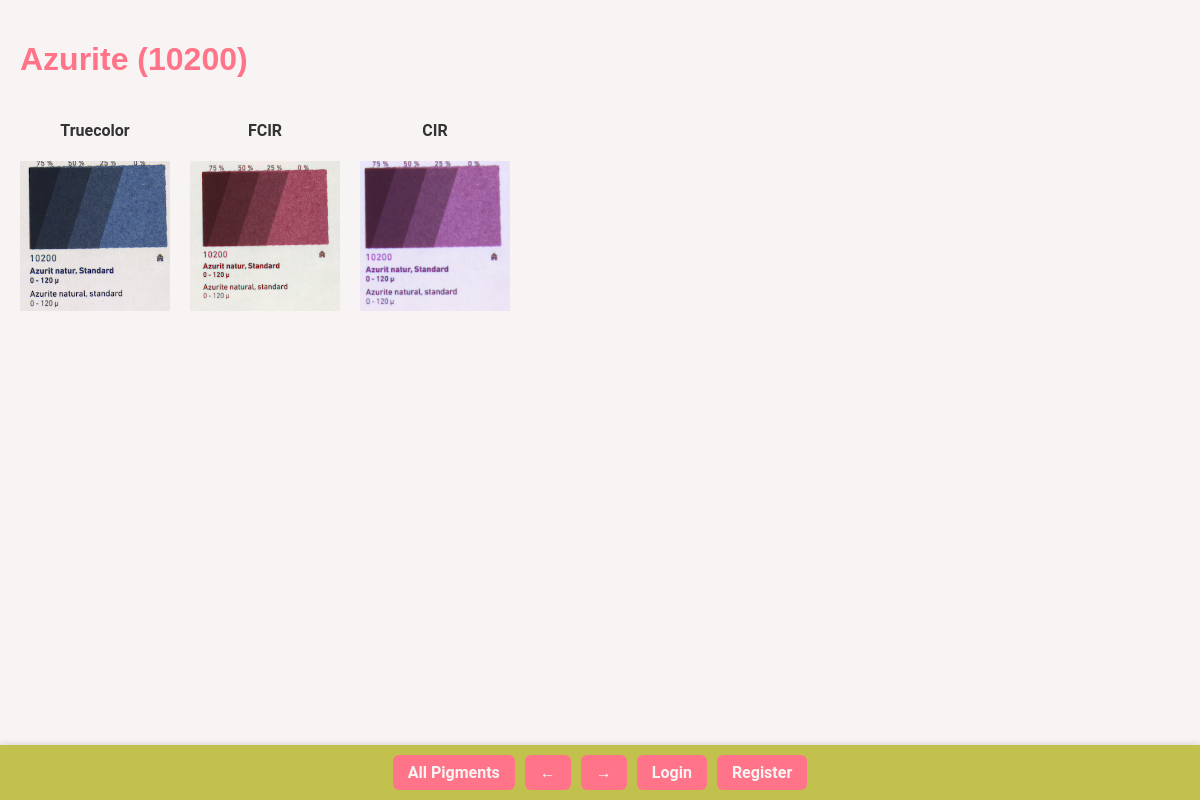
Screenshot of /view/1 with the database file from the repository.
### app.py (models this page shows)
class Pigment(db.Model):
    id = db.Column(db.Integer, primary_key=True)
    kremer_id = db.Column(db.String(50), nullable=True)
    pigment_name = db.Column(db.String(100), nullable=False)
    fcir = db.Column(db.String(100), nullable=False)
    cir = db.Column(db.String(100), nullable=False)
    image_truecolor = db.Column(db.String(100), nullable=True)
    image_fcir = db.Column(db.String(100), nullable=True)
    image_cir = db.Column(db.String(100), nullable=True)
    position = db.Column(db.Integer, default=0)

### app.py (the view)
@app.route('/view/<int:pid>')
def view_one(pid):
    pigments = Pigment.query.order_by(Pigment.position).all()
    pigment = Pigment.query.get_or_404(pid)
    index = pigments.index(pigment)
    prev_id = pigments[index - 1].id if index > 0 else pigments[-1].id
    next_id = pigments[index + 1].id if index < len(pigments) - 1 else pigments[0].id
    saved_ids = []
    if current_user.is_authenticated:
        saved_rel = current_user.saved_pigments
        saved_list = saved_rel.all() if hasattr(saved_rel, "all") else saved_rel
        saved_ids = [p.id for p in saved_list]
    return render_template(
        'view_one.html',
        pigment=pigment,
        prev_id=prev_id,
        next_id=next_id,
        saved_ids=saved_ids
    )

### templates/view_one.html (shortened to what this page needs)
<!DOCTYPE html>
<html lang="en">
<head>
  <link rel="stylesheet" href="{{ url_for('static', filename='style.css') }}">
</head>
<body>
<h1>{{ pigment.pigment_name }}{% if pigment.kremer_id %} ({{ pigment.kremer_id }}){% endif %}</h1>
<div class="images">
    <div class="image-block">
        <h4>Truecolor</h4>
        <img src="{{ url_for('static', filename='uploads/' ~ pigment.image_truecolor) }}" alt="Truecolor">
    </div>
    <div class="image-block">
        <h4>FCIR</h4>
        <img src="{{ url_for('static', filename='uploads/' ~ pigment.image_fcir) }}" alt="FCIR">
    </div>
    <div class="image-block">
        <h4>CIR</h4>
        <img src="{{ url_for('static', filename='uploads/' ~ pigment.image_cir) }}" alt="CIR">
    </div>
</div>
<div class="navbar-b">
    <a href="{{ url_for('view') }}" class="btn-home"> All Pigments</a>
    <a href="{{ url_for('view_one', pid=prev_id) }}" class="btn">←</a>
    <a href="{{ url_for('view_one', pid=next_id) }}" class="btn">→</a>
    {% if current_user.is_authenticated %}
        <a href="{{ url_for('profile') }}">Profile</a>
        {% if current_user.is_admin %}
            <a href="{{ url_for('add') }}">Add Pigment</a>
            <a href="{{ url_for('admin_users') }}">All Users</a>
        {% endif %}
        <a href="{{ url_for('logout') }}">Logout</a>
    {% else %}
        <a href="{{ url_for('login') }}">Login</a>
        <a href="{{ url_for('register') }}">Register</a>
    {% endif %}
</div>
</body>
</html>

### static/style.css (style rules this page uses)
body { font-family: 'Roboto', sans-serif; background-color: #F7F4F3; color: #333; margin: 0; padding: 20px; }
h1, h2, h3 { font-family: 'Poppins', sans-serif; color: #ff7489; }
.navbar-b { position: fixed; bottom: 0; left: 0; width: 100%; background-color: #c3c14d; color: #F7F4F3; display: flex; justify-content: center; padding: 10px 0; z-index: 1000; box-shadow: 0 -2px 5px rgba(0,0,0,0.1); }
.navbar-b a { text-decoration: none; color: #F7F4F3; font-weight: 600; padding: 8px 15px; margin: 0 5px; border-radius: 6px; background-color: #ff7489; transition: background-color 0.3s; }
.btn, .btn-add, .btn-home, .btn-delete, .btn-cancel, .btn-save, .btn-edit { font-family: 'Roboto', sans-serif; padding: 8px 15px; text-decoration: none; border-radius: 8px; border: none; cursor: pointer; margin: 3px; }
.btn { background-color: #ff7489; color: #F7F4F3; }
.btn-home { background-color: #ff7489; color: #F7F4F3; }
.images { display: flex; gap: 20px; justify-content: left; flex-wrap: wrap; }
.image-block { text-align: center; }
.image-block img { width: 150px; height: 150px; object-fit: cover; display: block; margin: 0 auto; }

### rows the page displays
Pigment: pigment_name "Azurite", kremer_id "10200", image_truecolor (picture), image_fcir (picture), image_cir (picture)
